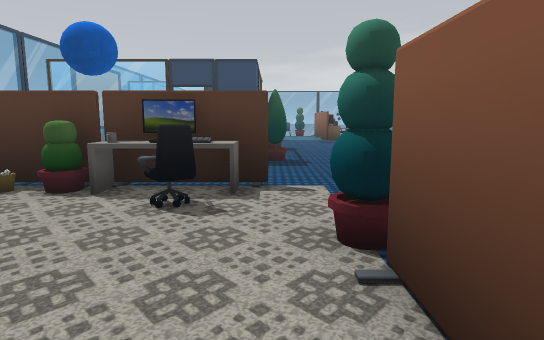
[1] (above)

24 first-person views from a walk through a Unity game level. The camera is 1.3 m above the floor, tilts 8° down and sees 75° across. The floor is counted in squares, 1 m on a side. Each view is taken from the middle of a square. On the plan, view 1 faces up. The plan holds only what a view shows up to about 15 squares ahead; the rest is blank. The place goes on beyond the plan. The player is left out. Some animated figures are left out.

[2]
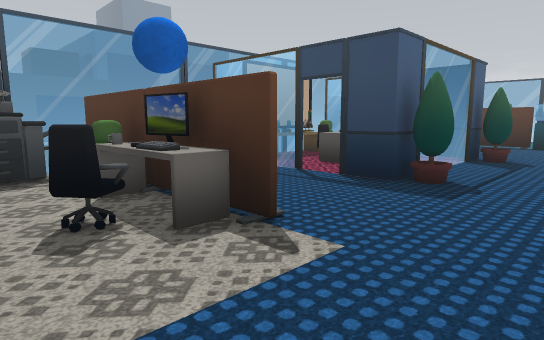

[3]
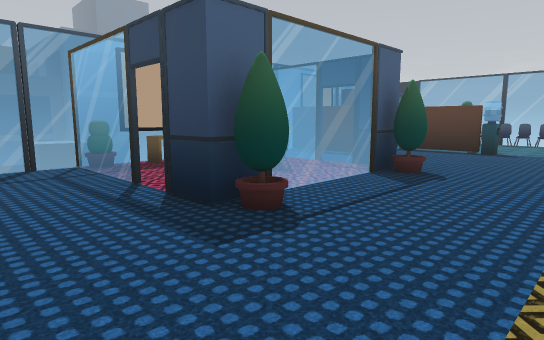

[4]
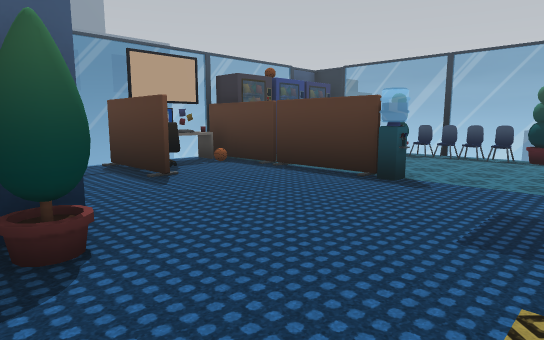

[5]
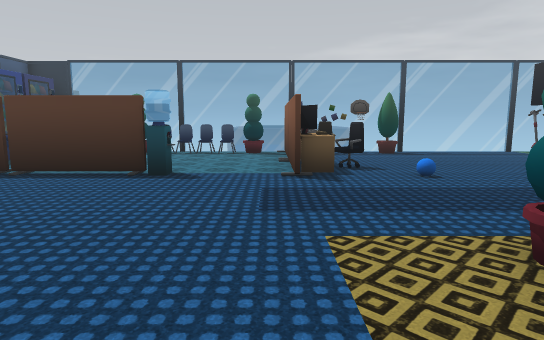

[6]
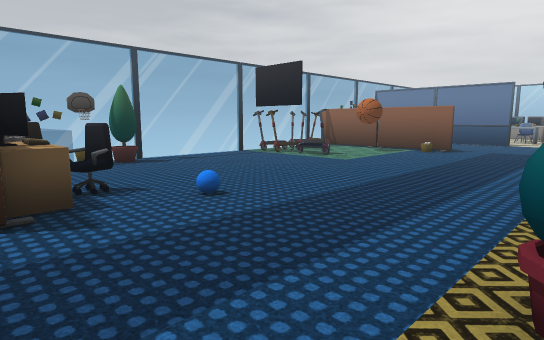

[7]
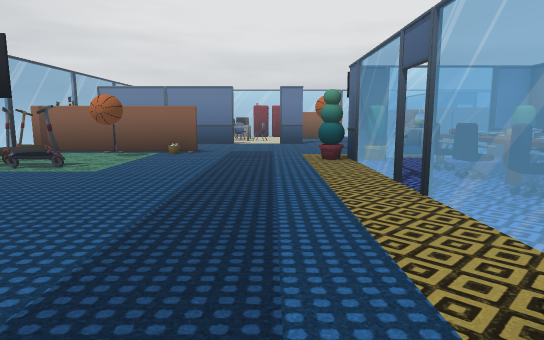

[8]
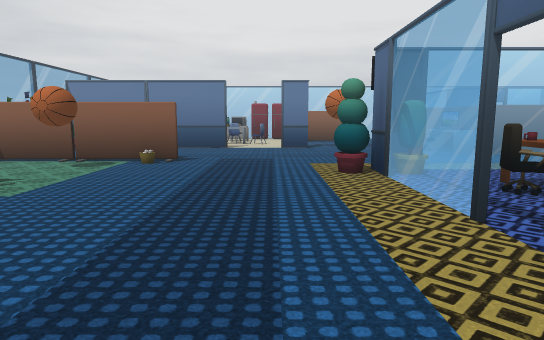

[9]
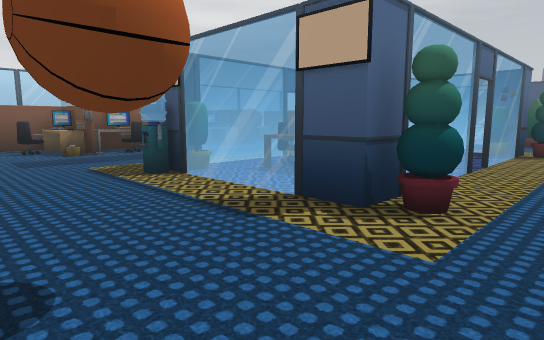

[10]
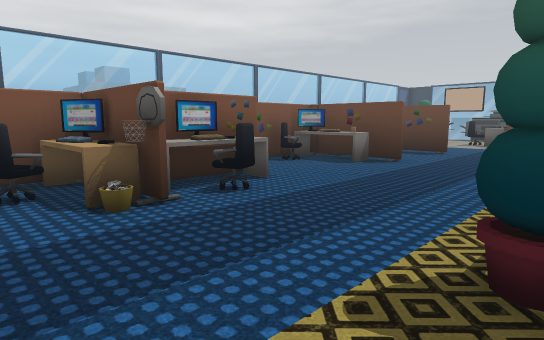

[11]
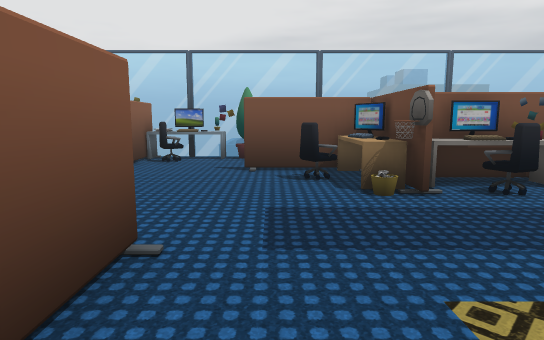

[12]
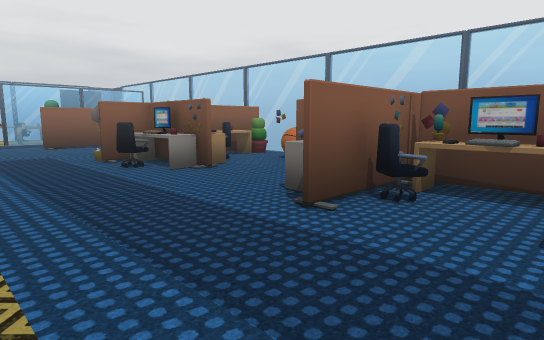

[13]
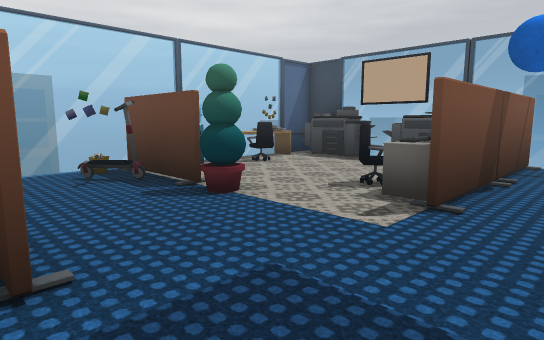

[14]
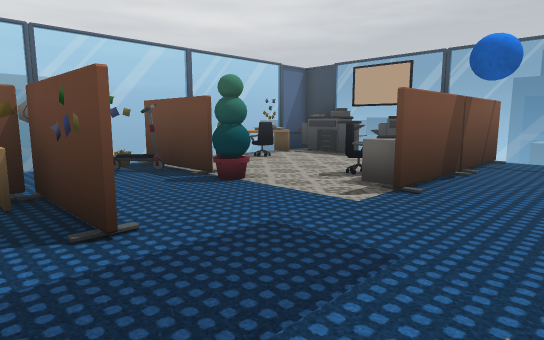

[15]
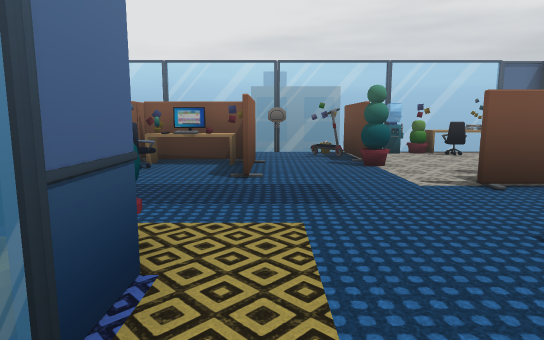

[16]
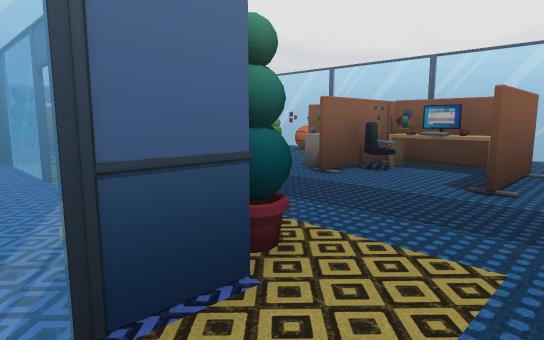

[17]
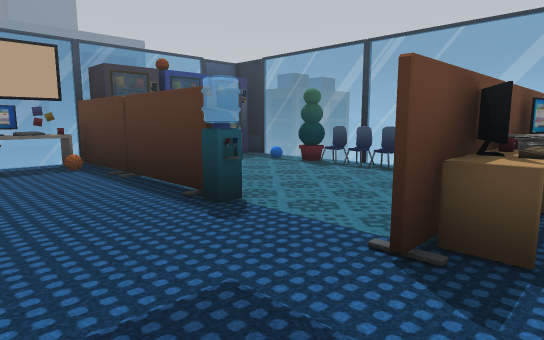

[18]
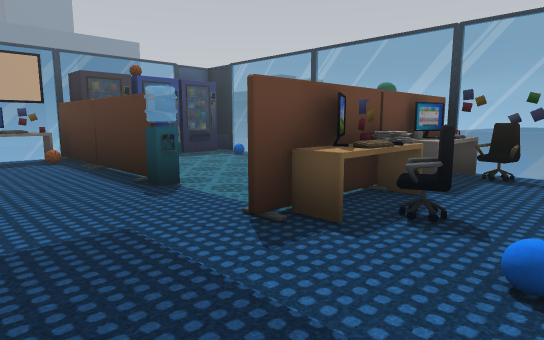

[19]
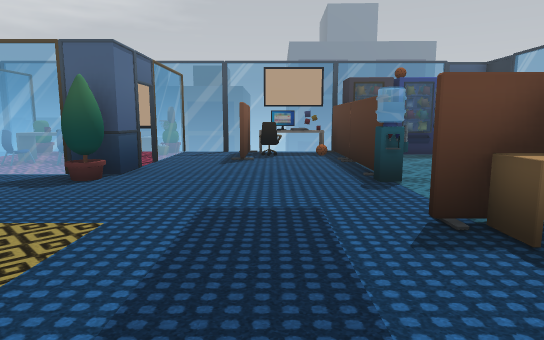

[20]
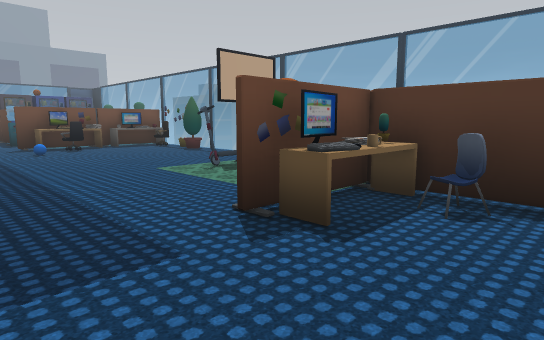

[21]
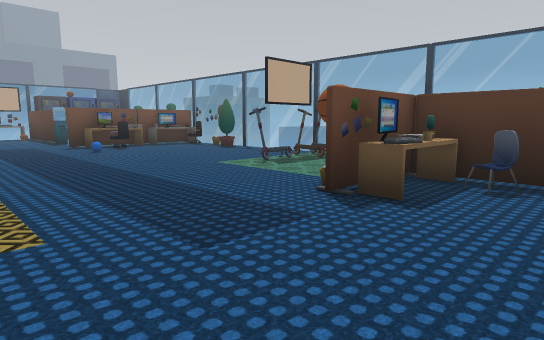

[22]
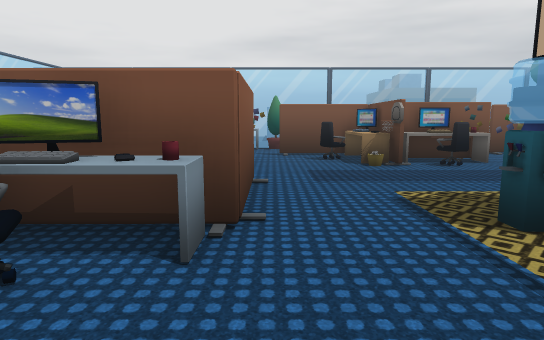

[23]
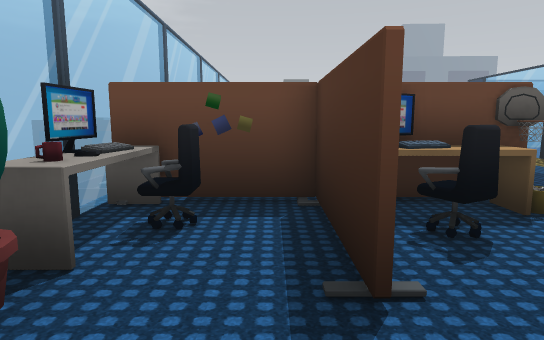

[24]
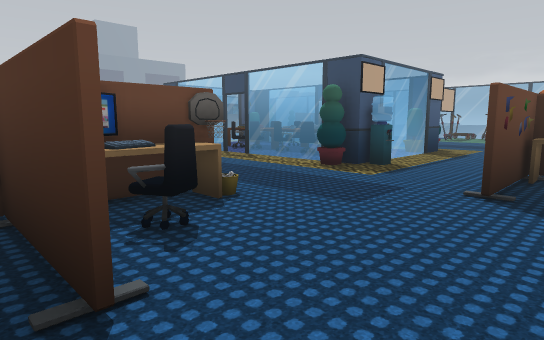

### Floor plan
Key: @ floor where view 1 was taken; # wall or solid block; x gap in a wall; . floor; = window, fence, low wall or low ledge; v drop or lower ground; T table; P plant; K keyboard; C chair; M machine; U cup; B ball; H thing the floor can be seen under or through; O other object.
Columns run from 7 left of view 1 to 22 right of it. Each row starts with its distance up from view 1.
 30 v##v vxvv vO#OO#vvvvx   ####
 29  #...PCCCP.OC .P....O  O.O
 28  MM.......OT........OO...
 27  MM........O.............#...
 26  MM........T........OO.BB#PC#
 25  MM.......UKC...........B#UO.
 24 ##.....#...TC............OKO..
 23 #O=====#..................O...
 22 #O............................
 21 #TC...........................
 20 ####..........................
 19 #.............................
 18 #............P.........P...B..
 17 #PO xx#P....##   #.#  ##...B.
 16 #T. ..#.....#.   C.CC..H.....
 15 #TO TC ....      C CTO. ....
 14 #OO O. .....   TT T OT. ....UC
 13 #T.TTC ....  ..T  CCCT. ....TK
 12 ##.   #P....#P.........H#...#O
 11 ##  ###.....##   #.#  ##...#T
 10 #..........................#.
  9  ..........................#.
  8  .............................
  7 #######.......................
  6  O..OKK.....#..#.....OC#T.....
  5  O...C......#..#O....TKTT.....
  4  O......P...#KCCO...#T TKC....
  3  O......#...OOP#TC...C T###...
  2 #O......#O...O  ##O...C ......
  1 #O..C...#O...       BBPTCCU.OC
  0 #OTTCP#@# .O.       B ##KKP.TO
 -1 v###### vOvOv         Ov### O#

Where each view was taken, in squares from view 1:
view 1: 0 up, 0 right, facing up
view 2: 4 up, 3 right, facing up-left
view 3: 8 up, 4 right, facing up-left
view 4: 16 up, 4 right, facing up-left
view 5: 15 up, 3 right, facing up
view 6: 18 up, 3 right, facing up-right
view 7: 20 up, 4 right, facing right
view 8: 20 up, 7 right, facing right
view 9: 20 up, 21 right, facing down-left
view 10: 11 up, 19 right, facing down-left
view 11: 12 up, 19 right, facing down
view 12: 10 up, 5 right, facing down-right
view 13: 9 up, 5 right, facing down-left
view 14: 10 up, 6 right, facing down-left
view 15: 14 up, 4 right, facing down
view 16: 13 up, 3 right, facing down-right
view 17: 20 up, 5 right, facing up-left
view 18: 20 up, 7 right, facing up-left
view 19: 21 up, 8 right, facing left
view 20: 20 up, 22 right, facing up-left
view 21: 18 up, 22 right, facing up-left
view 22: 16 up, 20 right, facing down
view 23: 2 up, 22 right, facing left
view 24: 2 up, 22 right, facing up-left
